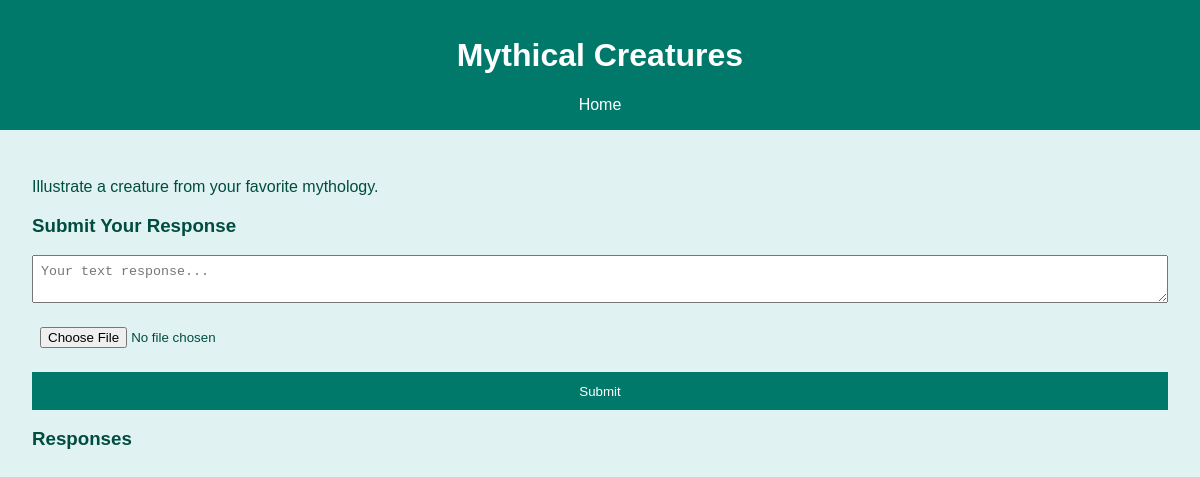
/prompt/3 (signed in), run on the app's committed database.
### tables this page shows
CREATE TABLE prompts (
        id INTEGER PRIMARY KEY AUTOINCREMENT,
        title TEXT NOT NULL,
        description TEXT
    );

### app.py (the view, shortened to what this page needs)
@app.route('/prompt/<int:prompt_id>', methods=['GET', 'POST'])
def prompt(prompt_id):
    if 'user_id' not in session:
        return redirect(url_for('login'))
    cur = get_db().cursor()
    cur.execute("SELECT * FROM prompts WHERE id = ?", (prompt_id,))
    prompt = cur.fetchone()
    cur.execute("""
        SELECT r.text_response, r.file_path, u.username
        FROM responses r
        JOIN users u ON r.user_id = u.id
        WHERE r.prompt_id = ?
    """, (prompt_id,))
    responses = cur.fetchall()
    return render_template('prompt.html', prompt=prompt, responses=responses)

### app.py (called while the page is built)
def get_db():
    db = getattr(g, '_database', None)
    if db is None:
        db = g._database = sqlite3.connect(DATABASE)
    return db

@app.teardown_appcontext
def close_connection(exception):
    db = getattr(g, '_database', None)
    if db is not None:
        db.close()

### templates/prompt.html (shortened to what this page needs)
<!DOCTYPE html>
<html lang="en">
<head>
    <link rel="stylesheet" href="{{ url_for('static', filename='css/style.css') }}">
</head>
<body>
    <header>
        <h1>{{ prompt[1] }}</h1>
        <nav>
            <a href="{{ url_for('index') }}">Home</a>
        </nav>
    </header>
    <main>
        <p>{{ prompt[2] }}</p>
        <div class="response-form">
            <h3>Submit Your Response</h3>
            <form action="{{ url_for('prompt', prompt_id=prompt[0]) }}" method="post" enctype="multipart/form-data">
                <textarea name="text_response" placeholder="Your text response..."></textarea>
                <input type="file" name="file_response">
                <button type="submit">Submit</button>
            </form>
        </div>
        <div class="responses">
            <h3>Responses</h3>
        </div>
    </main>
</body>
</html>

### static/css/style.css (style rules this page uses)
body { font-family: sans-serif; background-color: #e0f2f1; color: #004d40; margin: 0; padding: 0; }
header { background-color: #00796b; color: #ffffff; padding: 1rem; text-align: center; }
nav a { color: #ffffff; margin: 0 15px; text-decoration: none; }
main { padding: 2rem; }
.response-form form { display: flex; flex-direction: column; }
.response-form textarea, .response-form input, .login-form input, .register-form input { margin-bottom: 1rem; padding: 0.5rem; }
.response-form button, .login-form button, .register-form button { background-color: #00796b; color: white; border: none; padding: 0.7rem; cursor: pointer; }

### data on the page
prompts: title "Mythical Creatures", description "Illustrate a creature from your favorite mythology."
